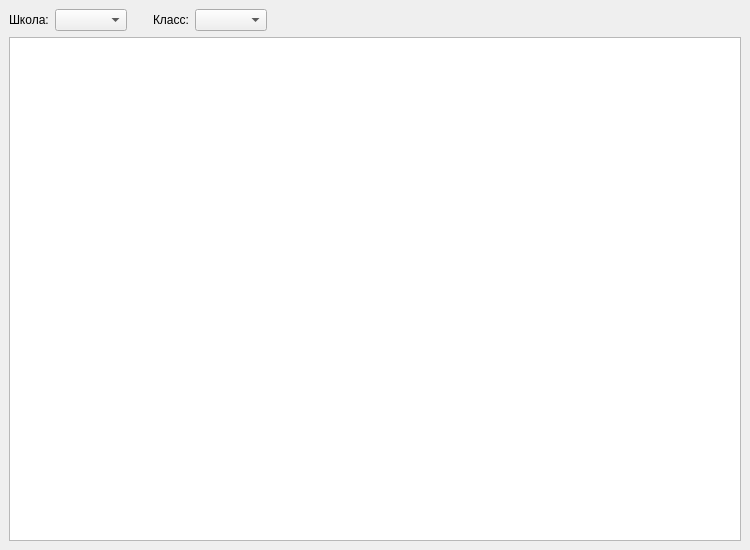
<?xml version="1.0" encoding="UTF-8"?>
<ui version="4.0">
 <class>MainWindow</class>
 <widget class="QMainWindow" name="MainWindow">
  <property name="geometry">
   <rect>
    <x>0</x>
    <y>0</y>
    <width>750</width>
    <height>550</height>
   </rect>
  </property>
  <property name="windowTitle">
   <string>Результаты олимпиады</string>
  </property>
  <widget class="QWidget" name="centralwidget">
   <layout class="QVBoxLayout" name="verticalLayout">
    <item>
     <layout class="QHBoxLayout" name="filterLayout">
      <item>
       <widget class="QLabel" name="labelSchool">
        <property name="text">
         <string>Школа:</string>
        </property>
       </widget>
      </item>
      <item>
       <widget class="QComboBox" name="comboSchool"/>
      </item>
      <item>
       <spacer name="horizontalSpacer">
        <property name="orientation">
         <enum>Qt::Horizontal</enum>
        </property>
        <property name="sizeType">
         <enum>QSizePolicy::Fixed</enum>
        </property>
        <property name="sizeHint" stdset="0">
         <size>
          <width>20</width>
          <height>20</height>
         </size>
        </property>
       </spacer>
      </item>
      <item>
       <widget class="QLabel" name="labelClass">
        <property name="text">
         <string>Класс:</string>
        </property>
       </widget>
      </item>
      <item>
       <widget class="QComboBox" name="comboClass"/>
      </item>
      <item>
       <spacer name="horizontalSpacer_2">
        <property name="orientation">
         <enum>Qt::Horizontal</enum>
        </property>
        <property name="sizeHint" stdset="0">
         <size>
          <width>40</width>
          <height>20</height>
         </size>
        </property>
       </spacer>
      </item>
     </layout>
    </item>
    <item>
     <widget class="QTableWidget" name="tableWidget">
      <property name="editTriggers">
       <set>QAbstractItemView::NoEditTriggers</set>
      </property>
      <property name="selectionBehavior">
       <enum>QAbstractItemView::SelectRows</enum>
      </property>
     </widget>
    </item>
   </layout>
  </widget>
 </widget>
 <resources/>
 <connections/>
</ui>
